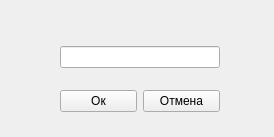
<?xml version="1.0" encoding="UTF-8"?>
<ui version="4.0">
 <class>MtObjectRename</class>
 <widget class="QWidget" name="MtObjectRename">
  <property name="geometry">
   <rect>
    <x>0</x>
    <y>0</y>
    <width>274</width>
    <height>137</height>
   </rect>
  </property>
  <property name="windowTitle">
   <string>Переименование объекта</string>
  </property>
  <widget class="QWidget" name="verticalLayoutWidget">
   <property name="geometry">
    <rect>
     <x>60</x>
     <y>30</y>
     <width>160</width>
     <height>99</height>
    </rect>
   </property>
   <layout class="QVBoxLayout" name="verticalLayout">
    <item>
     <widget class="QLineEdit" name="lineEdit"/>
    </item>
    <item>
     <layout class="QHBoxLayout" name="horizontalLayout" stretch="0,0">
      <property name="sizeConstraint">
       <enum>QLayout::SetDefaultConstraint</enum>
      </property>
      <item>
       <widget class="QPushButton" name="pushButton">
        <property name="sizePolicy">
         <sizepolicy hsizetype="Fixed" vsizetype="Fixed">
          <horstretch>0</horstretch>
          <verstretch>0</verstretch>
         </sizepolicy>
        </property>
        <property name="text">
         <string>Ок</string>
        </property>
        <property name="shortcut">
         <string>Return</string>
        </property>
       </widget>
      </item>
      <item>
       <widget class="QPushButton" name="pushButton_2">
        <property name="sizePolicy">
         <sizepolicy hsizetype="Fixed" vsizetype="Fixed">
          <horstretch>0</horstretch>
          <verstretch>0</verstretch>
         </sizepolicy>
        </property>
        <property name="text">
         <string>Отмена</string>
        </property>
        <property name="shortcut">
         <string>Esc</string>
        </property>
       </widget>
      </item>
     </layout>
    </item>
   </layout>
  </widget>
 </widget>
 <resources/>
 <connections>
  <connection>
   <sender>pushButton_2</sender>
   <signal>clicked()</signal>
   <receiver>MtObjectRename</receiver>
   <slot>close()</slot>
   <hints>
    <hint type="sourcelabel">
     <x>180</x>
     <y>92</y>
    </hint>
    <hint type="destinationlabel">
     <x>136</x>
     <y>68</y>
    </hint>
   </hints>
  </connection>
 </connections>
</ui>
